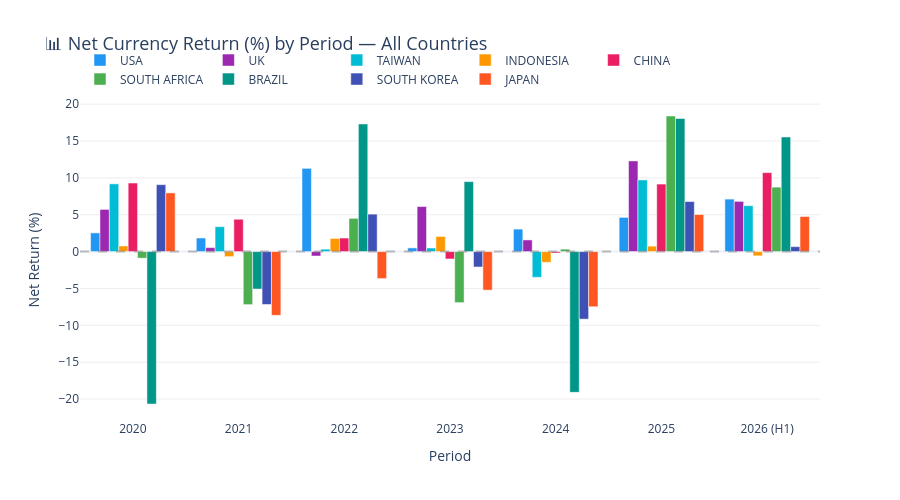

The notebook cell saved with this chart:
### Code cell
import plotly.graph_objects as go

# ── Graph 2: Grouped Bar — Net Return per Period, grouped by Country ──
fig = go.Figure()

# Reuse our custom period sorting logic to map the chronological order of bars
def get_period_order(period_str):
    if 'H1' in period_str:
        return float(period_str.split()[0]) + 0.5
    return float(period_str)

for country in COUNTRIES:
    df_c = results_df[results_df['Country'] == country].copy()
    
    # Sort chronologically so 2026 (H1) aligns perfectly at the end of the X-axis
    df_c['sort_key'] = df_c['Period'].apply(get_period_order)
    df_c = df_c.sort_values('sort_key')
    
    fig.add_trace(go.Bar(
        name=country,
        x=[str(p) for p in df_c['Period']],  # Maps ['2024', '2025', '2026 (H1)']
        y=df_c['Net Return (%)'],
        marker_color=COUNTRY_COLORS[country]
    ))

fig.add_hline(y=0, line_dash='dash', line_color='gray', opacity=0.5)

fig.update_layout(
    title=dict(text='📊 Net Currency Return (%) by Period — All Countries', font=dict(size=18)),
    barmode='group',
    xaxis_title='Period',  # Updated from 'Year'
    yaxis_title='Net Return (%)',
    height=500,
    plot_bgcolor='rgba(0,0,0,0)',
    yaxis=dict(gridcolor='#eee'),
    legend=dict(orientation='h', yanchor='bottom', y=1.02)
)
fig.show()

### Figure 1 — Plotly figure (JSON) as saved in the notebook; plotly's stock layout.template omitted (floating-point values rounded to 4 significant figures)
{"data": [{"marker": {"color": "#2196F3"}, "name": "USA", "type": "bar", "x": ["2020", "2021", "2022", "2023", "2024", "2025", "2026 (H1)"], "y": [2.54, 1.84, 11.29, 0.5, 3.05, 4.64, 7.12]}, {"marker": {"color": "#9C27B0"}, "name": "UK", "type": "bar", "x": ["2020", "2021", "2022", "2023", "2024", "2025", "2026 (H1)"], "y": [5.72, 0.54, -0.6, 6.11, 1.58, 12.3, 6.81]}, {"marker": {"color": "#00BCD4"}, "name": "TAIWAN", "type": "bar", "x": ["2020", "2021", "2022", "2023", "2024", "2025", "2026 (H1)"], "y": [9.19, 3.38, 0.33, 0.49, -3.49, 9.72, 6.23]}, {"marker": {"color": "#FF9800"}, "name": "INDONESIA", "type": "bar", "x": ["2020", "2021", "2022", "2023", "2024", "2025", "2026 (H1)"], "y": [0.76, -0.68, 1.78, 2.05, -1.45, 0.74, -0.58]}, {"marker": {"color": "#E91E63"}, "name": "CHINA", "type": "bar", "x": ["2020", "2021", "2022", "2023", "2024", "2025", "2026 (H1)"], "y": [9.3, 4.39, 1.84, -1.0, -0.19, 9.16, 10.71]}, {"marker": {"color": "#4CAF50"}, "name": "SOUTH AFRICA", "type": "bar", "x": ["2020", "2021", "2022", "2023", "2024", "2025", "2026 (H1)"], "y": [-0.89, -7.19, 4.51, -6.92, 0.33, 18.39, 8.74]}, {"marker": {"color": "#009688"}, "name": "BRAZIL", "type": "bar", "x": ["2020", "2021", "2022", "2023", "2024", "2025", "2026 (H1)"], "y": [-20.67, -5.08, 17.31, 9.49, -19.09, 18.05, 15.54]}, {"marker": {"color": "#3F51B5"}, "name": "SOUTH KOREA", "type": "bar", "x": ["2020", "2021", "2022", "2023", "2024", "2025", "2026 (H1)"], "y": [9.08, -7.17, 5.08, -2.09, -9.16, 6.79, 0.67]}, {"marker": {"color": "#FF5722"}, "name": "JAPAN", "type": "bar", "x": ["2020", "2021", "2022", "2023", "2024", "2025", "2026 (H1)"], "y": [7.96, -8.64, -3.66, -5.23, -7.48, 5.03, 4.76]}], "layout": {"barmode": "group", "height": 500, "legend": {"orientation": "h", "y": 1.02, "yanchor": "bottom"}, "plot_bgcolor": "rgba(0,0,0,0)", "shapes": [{"line": {"color": "gray", "dash": "dash"}, "opacity": 0.5, "type": "line", "x0": 0, "x1": 1, "xref": "x domain", "y0": 0, "y1": 0, "yref": "y"}], "title": {"font": {"size": 18}, "text": "📊 Net Currency Return (%) by Period — All Countries"}, "xaxis": {"title": {"text": "Period"}}, "yaxis": {"gridcolor": "#eee", "title": {"text": "Net Return (%)"}}}}
